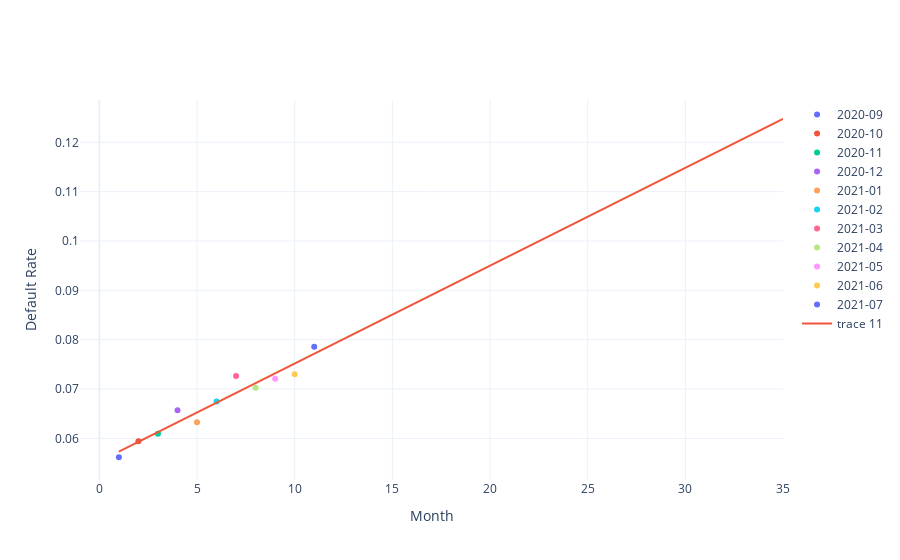

Notebook cell for this chart:
### Code cell
cohorts = []

for i, c in enumerate(avg_lifetime_default.index):
    cohorts.append(go.Scatter(name=c, x=[i+1], y=[avg_lifetime_default.iloc[i]], mode='markers'))

fig = go.Figure(cohorts + [go.Scatter(x=np.arange(1,36), y=reg(np.arange(1,36), params[0], params[1]))])

fig.update_layout(xaxis=dict(title='Month'), yaxis=dict(title='Default Rate'))
fig.show()

### Figure 1 — Plotly figure (JSON) as saved in the notebook; plotly's stock layout.template omitted (floating-point values rounded to 4 significant figures)
{"data": [{"mode": "markers", "name": "2020-09", "type": "scatter", "x": [1], "y": [0.05618]}, {"mode": "markers", "name": "2020-10", "type": "scatter", "x": [2], "y": [0.05944]}, {"mode": "markers", "name": "2020-11", "type": "scatter", "x": [3], "y": [0.06092]}, {"mode": "markers", "name": "2020-12", "type": "scatter", "x": [4], "y": [0.06569]}, {"mode": "markers", "name": "2021-01", "type": "scatter", "x": [5], "y": [0.06325]}, {"mode": "markers", "name": "2021-02", "type": "scatter", "x": [6], "y": [0.06748]}, {"mode": "markers", "name": "2021-03", "type": "scatter", "x": [7], "y": [0.07264]}, {"mode": "markers", "name": "2021-04", "type": "scatter", "x": [8], "y": [0.07028]}, {"mode": "markers", "name": "2021-05", "type": "scatter", "x": [9], "y": [0.07206]}, {"mode": "markers", "name": "2021-06", "type": "scatter", "x": [10], "y": [0.07299]}, {"mode": "markers", "name": "2021-07", "type": "scatter", "x": [11], "y": [0.07855]}, {"type": "scatter", "x": [1, 2, 3, 4, 5, 6, 7, 8, 9, 10, 11, 12, 13, 14, 15, 16, 17, 18, 19, 20, 21, 22, 23, 24, 25, 26, 27, 28, 29, 30, 31, 32, 33, 34, 35], "y": [0.05731, 0.0593, 0.06128, 0.06326, 0.06524, 0.06723, 0.06921, 0.07119, 0.07317, 0.07516, 0.07714, 0.07912, 0.08111, 0.08309, 0.08507, 0.08705, 0.08904, 0.09102, 0.093, 0.09498, 0.09697, 0.09895, 0.1009, 0.1029, 0.1049, 0.1069, 0.1089, 0.1108, 0.1128, 0.1148, 0.1168, 0.1188, 0.1208, 0.1227, 0.1247]}], "layout": {"xaxis": {"title": {"text": "Month"}}, "yaxis": {"title": {"text": "Default Rate"}}}}
